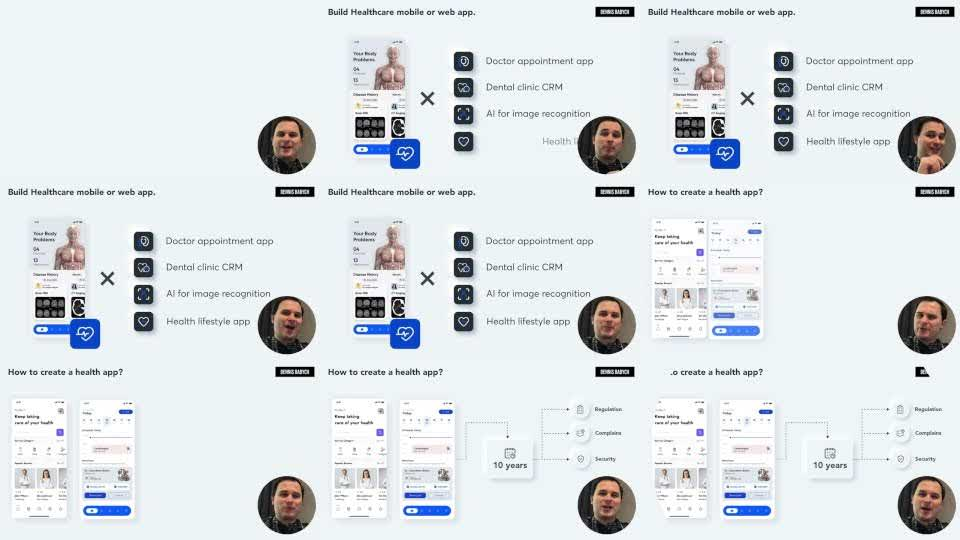
#> input picture storyboard/M0.jpg, 960 x 540 px
$ python -i augment_yolo_dataset.py   (imports and definitions only)
#> lines starting #> are read from the running program, lines starting #| are printed output that depends on the picture
from __future__ import annotations

import argparse
import random
import shutil
from pathlib import Path

from PIL import Image, ImageEnhance, ImageFilter

ROOT = Path(__file__).resolve().parents[1]
IMAGE_EXTENSIONS = (".jpg", ".jpeg", ".png", ".webp")


# [7 lines left out: function parse_args, not called in this run]


def load_yolo_label(label_path: Path) -> str:
    return label_path.read_text(encoding="utf-8")


# [10 lines left out: function save_augmented_pair, not called in this run]


def augment_image(image: Image.Image) -> Image.Image:
    augmented = image.copy()

    if random.random() > 0.5:
      augmented = ImageEnhance.Brightness(augmented).enhance(random.uniform(0.86, 1.18))

    if random.random() > 0.5:
      augmented = ImageEnhance.Contrast(augmented).enhance(random.uniform(0.88, 1.22))

    if random.random() > 0.5:
      augmented = ImageEnhance.Color(augmented).enhance(random.uniform(0.9, 1.15))

    if random.random() > 0.65:
      augmented = augmented.filter(ImageFilter.GaussianBlur(radius=random.uniform(0.2, 1.1)))

    if random.random() > 0.5:
      augmented = augmented.transpose(Image.Transpose.FLIP_LEFT_RIGHT)

    return augmented


# [33 lines left out: function main, not called in this run]


# [2 lines not run here, left out]

>>> from PIL import Image
>>> picture = Image.open('../storyboard/M0.jpg')
#> picture is the input picture: PIL image 960x540 RGB; mean R, G, B 220.4, 226.1, 229.1
>>> result = augment_image(picture)
#> in augment_image, `augmented = ImageEnhance.Brightness(augmented).enhance(random.uniform(..`:
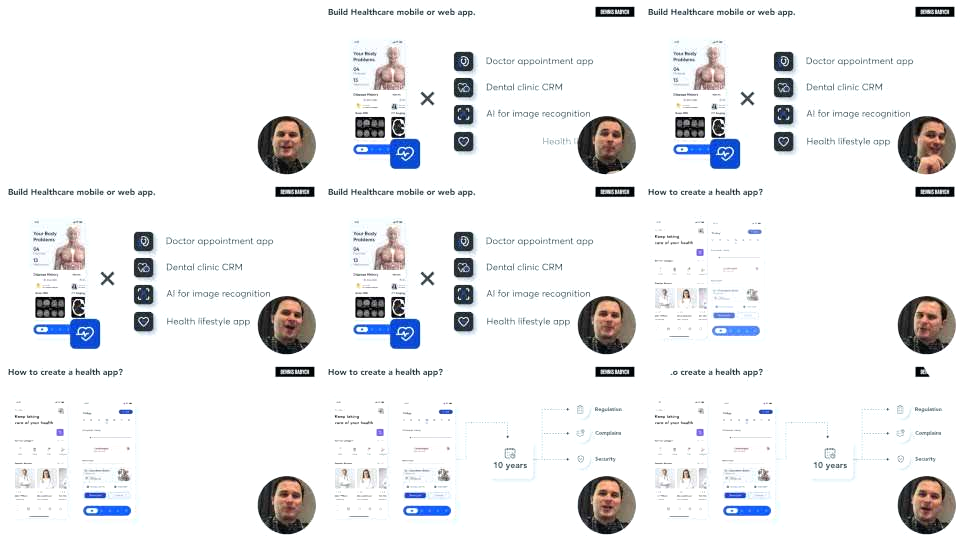
#> augmented: PIL image 960x540 RGB; mean R, G, B 236.4, 236.7, 238.1

$ run again, on storyboard/M2.jpg
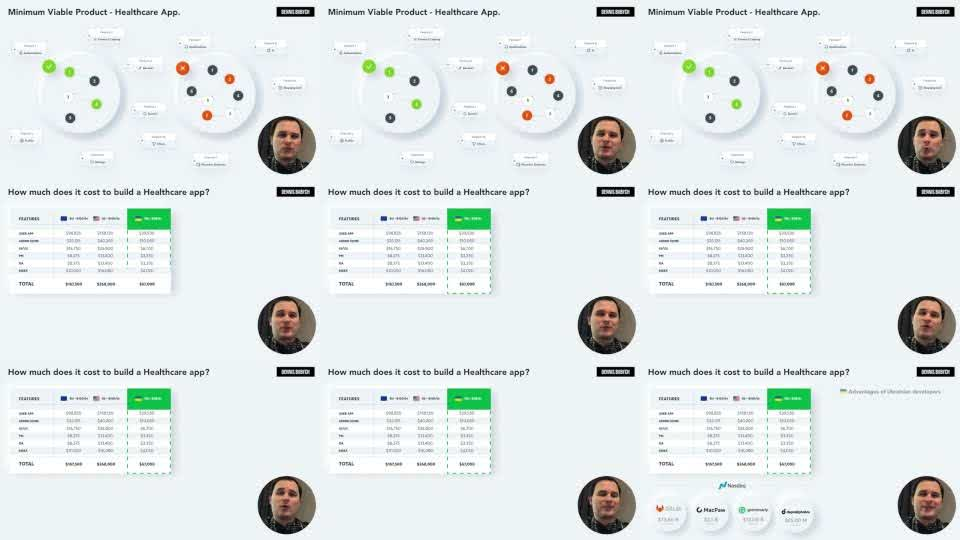
#> input picture storyboard/M2.jpg, 960 x 540 px
#> picture is the input picture: PIL image 960x540 RGB; mean R, G, B 224.6, 231.4, 231.2
#> in augment_image, `augmented = ImageEnhance.Brightness(augmented).enhance(random.uniform(..`:
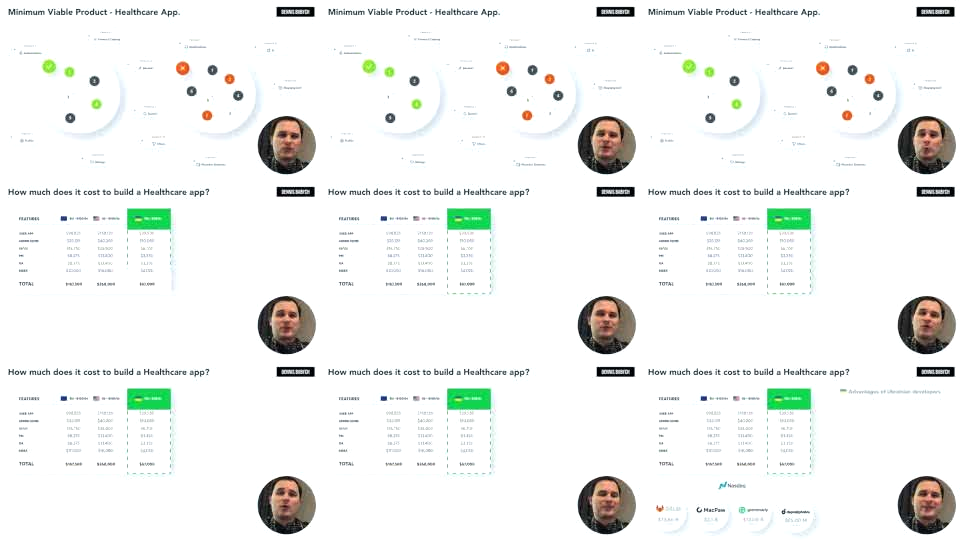
#> augmented: PIL image 960x540 RGB; mean R, G, B 240.6, 242.2, 240.2

$ run again, on storyboard/M3.jpg
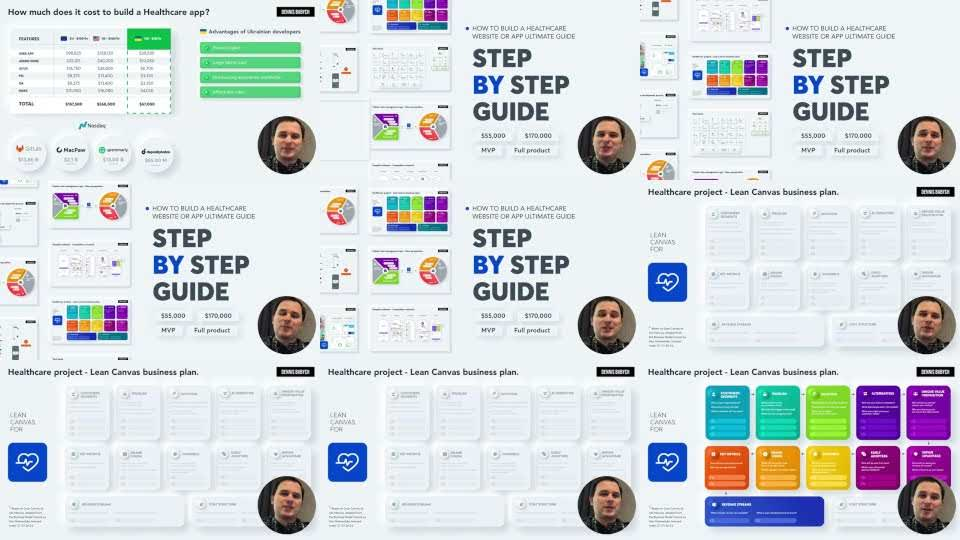
#> input picture storyboard/M3.jpg, 960 x 540 px
#> picture is the input picture: PIL image 960x540 RGB; mean R, G, B 210.7, 216.6, 220.3
#> in augment_image, `augmented = ImageEnhance.Brightness(augmented).enhance(random.uniform(..`:
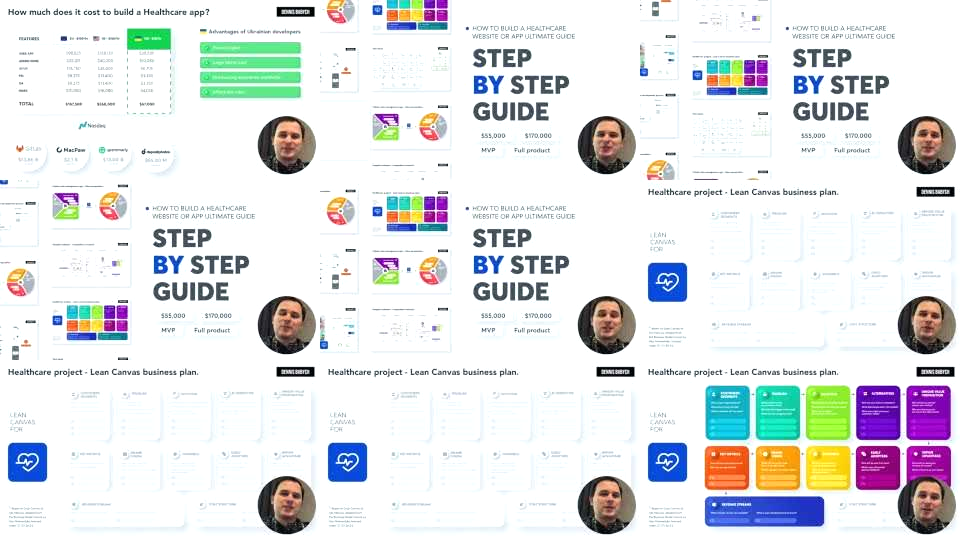
#> augmented: PIL image 960x540 RGB; mean R, G, B 227.1, 229, 230.6

$ run again, on storyboard/M4.jpg
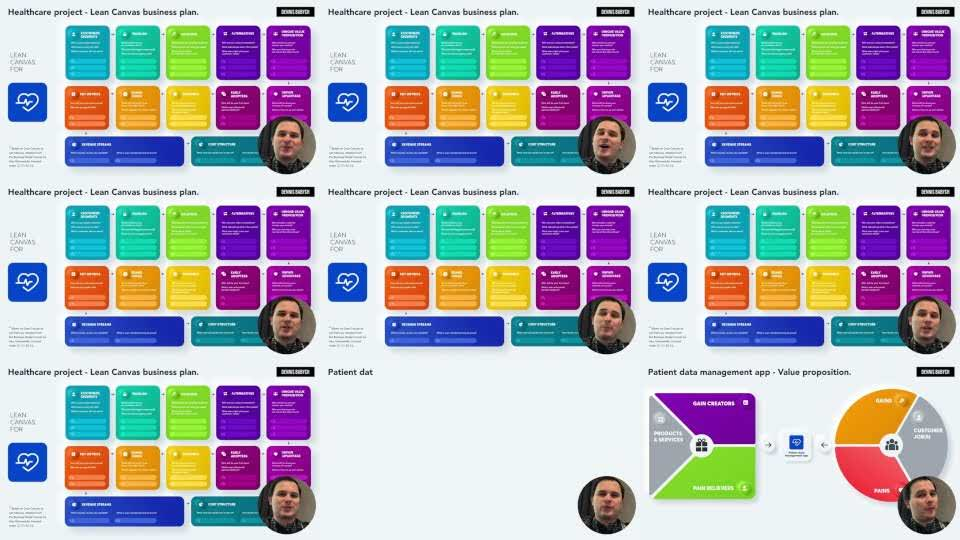
#> input picture storyboard/M4.jpg, 960 x 540 px
#> picture is the input picture: PIL image 960x540 RGB; mean R, G, B 175.6, 176.6, 185.2
#> in augment_image, `augmented = ImageEnhance.Brightness(augmented).enhance(random.uniform(..`:
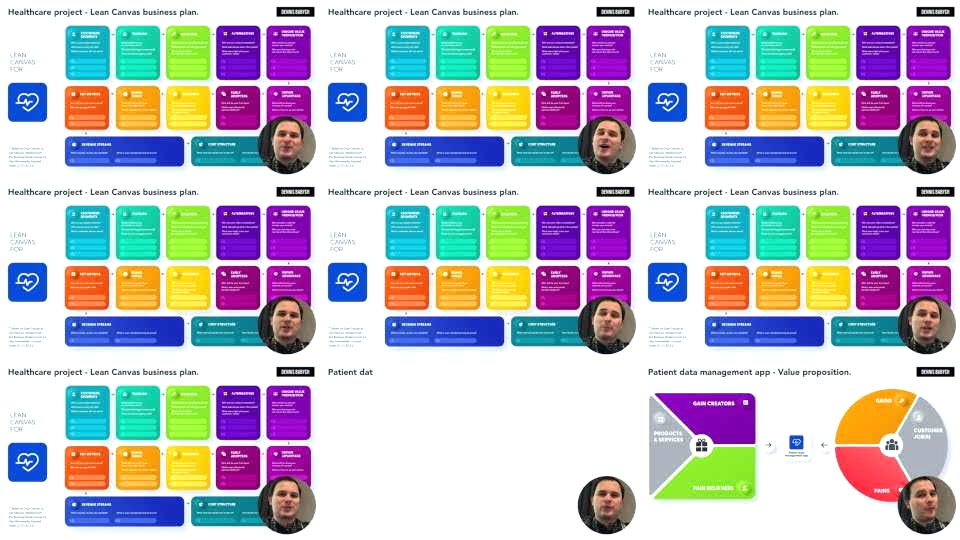
#> augmented: PIL image 960x540 RGB; mean R, G, B 189.4, 188.1, 196.2
